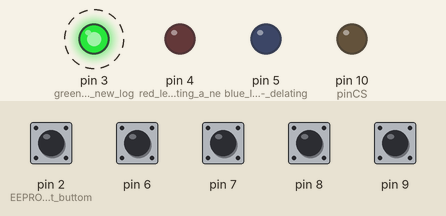
Bench run of a sketch on a simulated Arduino Uno, built with avr-gcc and run on an emulated ATmega328P. On the bench: output pins drawn as LEDs (lit = HIGH). Dashed ring = blinking. Inputs (shaded band) come from the test bench; at power-on: pin 2 (EEPROM_reset_buttom), pin 6–9 HIGH. The local clock reads 2024-03-15 10:24:30 at power-on unless the sketch sets it; storage starts empty; EEPROM starts erased.

Above: at 1.25 s.
1.3 s: pin 2 (EEPROM_reset_buttom) pulled LOW for 0.3 s
At 2.5 s:
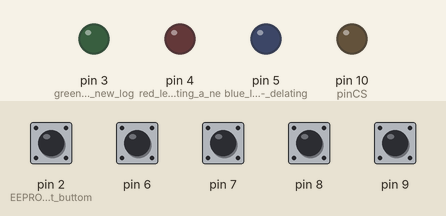
6.1 s: pin 2 (EEPROM_reset_buttom) pulled LOW for 1 s
At 30.26 s:
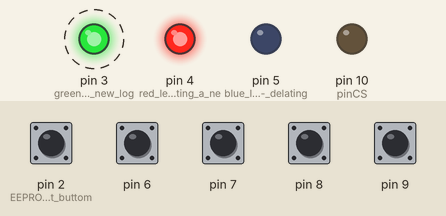
Timing chart, 0 to 31.7 s (numbered marks = the images above; inputs shaded):
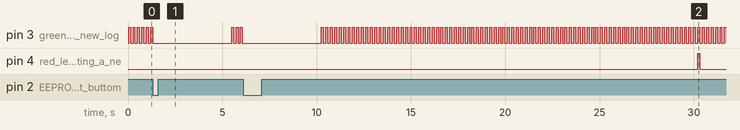

The sketch:

DATA_LOGGER.ino
```cpp
#include <SD.h>
#include <SPI.h>
#include <DS3231.h>
#include <EEPROM.h>

#define delay_time 200
File myFile;
DS3231 rtc(SDA, SCL);

#define pinCS 10
int val = 0;
int val_adress = 0;
int del_adress = 1;
int n_times = 0;
unsigned long timing = 30*1000;
unsigned long delating_time = 30*1000;
unsigned long last_time = 0;
unsigned long last_2_time = 0;

String fileString = "";
String delString = "";

void setup() {
  pinMode(pinCS, OUTPUT);
  pinMode(A0, INPUT);
  pinMode(A1, INPUT);
  pinMode(A2, INPUT);
  pinMode(A3, INPUT);
  pinMode(2, INPUT_PULLUP);   //EEPROM reset buttom
  pinMode(3, OUTPUT);         //green led - new log
  pinMode(4, OUTPUT);         //red led --- creating a new file
  pinMode(5, OUTPUT);         //blue led --- delating
  pinMode(6, INPUT_PULLUP);
  pinMode(7, INPUT_PULLUP);
  pinMode(8, INPUT_PULLUP);
  pinMode(9, INPUT_PULLUP);

  //EEPROM starting
  int vall = EEPROM.read(val_adress);
  rtc.begin();

    fileString = "";
    fileString += vall;
    fileString += ".txt";
}
void loop() {
  if(SD.begin(pinCS)){
    if( digitalRead(2) != 1){
        for (int i = 0 ; i < EEPROM.length() ; i++) {
          EEPROM.write(i, 0);
        }
        for (int j = 0 ; j <= 255 ; j++) {
          int vall = EEPROM.read(val_adress);
          fileString = "";
          fileString += j;
          fileString += ".txt";
          SD.remove( fileString );
        }
        val = 0;
        n_times = 0;
      }
    int vall = EEPROM.read(val_adress);
    fileString = "";
    fileString += vall;
    fileString += ".txt";

    //Create a new file
    if( millis()-last_time > timing){
        last_time = millis();
          int vall = EEPROM.read(val_adress);
          vall++;
          EEPROM.update(val_adress, vall);
        fileString = "";
        fileString += vall;
        fileString += ".txt";
        digitalWrite(4, HIGH);
      }
    //Delate an old file
    if( millis() - last_2_time > delating_time){
        last_2_time = millis();
        int vall = EEPROM.read(val_adress);
        int n_times = EEPROM.read(del_adress);
         if( vall-5 > n_times){
            n_times++;
              delString = "";
              delString += n_times;
              delString += ".TXT";
            SD.remove( delString );
            EEPROM.update(del_adress, n_times);
            digitalWrite(5, HIGH);
          }
      }
    //LOGING
    myFile = SD.open( fileString, FILE_WRITE);
    if (myFile) {
      myFile.print(rtc.getDateStr());
      myFile.print(" ");
      myFile.print(rtc.getTimeStr()); //int(rtc.getTemp());
      myFile.print(",");
      if(!digitalRead(6)){
          myFile.print(analogRead(0));
          myFile.print(",");
        }
      if(!digitalRead(7)){
          myFile.print(analogRead(1));
          myFile.print(",");
        }
      if(!digitalRead(8)){
          myFile.print(analogRead(2));
          myFile.print(",");
        }
      if(!digitalRead(9)){
          myFile.print(analogRead(3));
          myFile.print(",");
        }
      myFile.println(" ");
      digitalWrite(3, HIGH);
      myFile.close();
    }
    delay( delay_time/2 );
    digitalWrite(3, LOW);
    digitalWrite(4, LOW);
    digitalWrite(5, LOW);
    delay( delay_time/2 );
  }else{
      digitalWrite(3, LOW);
      digitalWrite(4, LOW);
      digitalWrite(5, LOW);
    }
}
```
